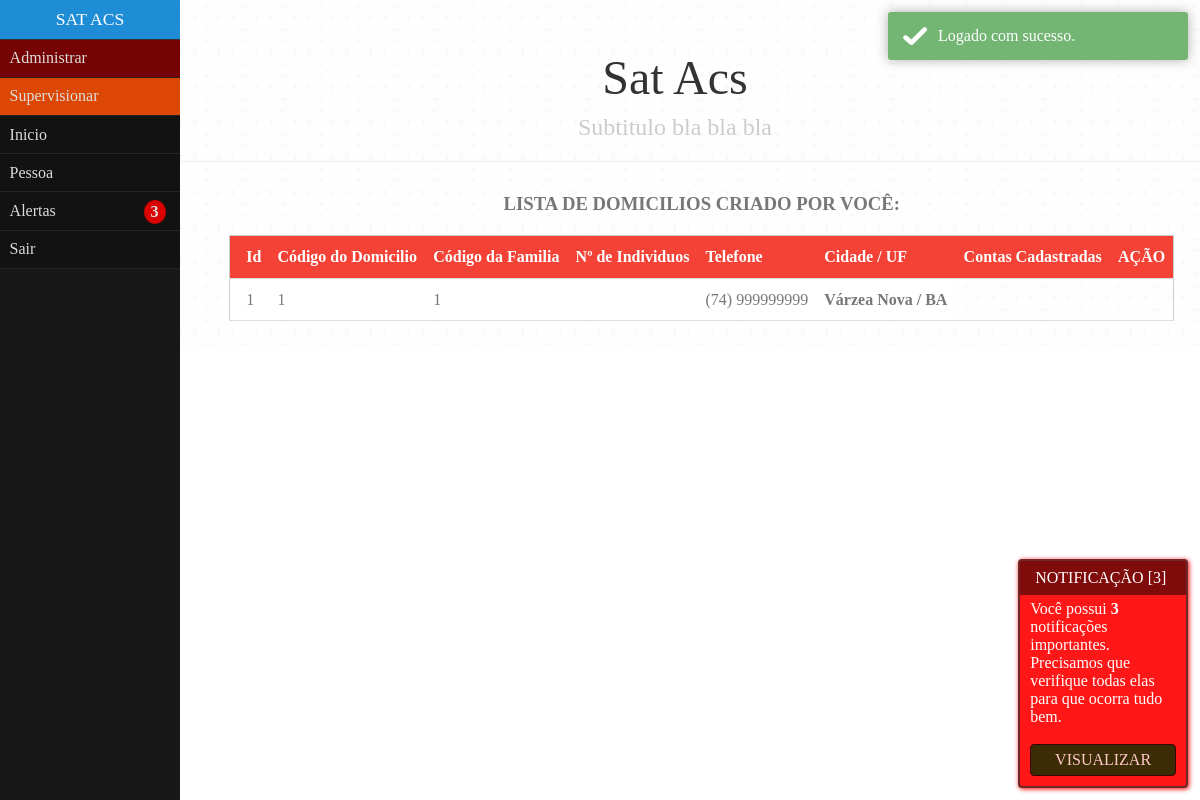
Screenshot of /home.php?p=domicilio (signed in) with the database file from the repository.
### tables this page shows
CREATE TABLE `domicilio` (
  `id` int(11) NOT NULL,
  `id_user` int(11) DEFAULT NULL,
  `cod_domicilio` varchar(255) DEFAULT NULL,
  `cod_familia` varchar(255) DEFAULT NULL,
  `individuos` varchar(255) DEFAULT NULL,
  `ddd` varchar(4) DEFAULT NULL,
  `telefone` varchar(11) DEFAULT NULL,
  `cidade` varchar(50) DEFAULT NULL,
  `uf` varchar(50) DEFAULT NULL,
  `rua` varchar(50) DEFAULT NULL,
  `bairro` varchar(50) DEFAULT NULL,
  `numero` varchar(50) DEFAULT NULL
);

### require/conexao.php (called while the page is built, shortened)
<?php
	function conexao(){
		if(mysqli_connect_errno()){
			echo "Erro ao conectar: " . mysqli_connect_errno();
			die();
		}else{
			return $GLOBALS['con'];
		}
	}
	function antiinjection($sql){
		$sql = addslashes($sql);
		$sql = str_replace("'","",$sql);
		$sql = str_replace("select","",$sql);
		$sql = str_replace("insert","",$sql);
		$sql = str_replace("delete","",$sql);
		$sql = str_replace("where","",$sql);
		$sql = str_replace("drop table","",$sql);
		$sql = str_replace("show tables","",$sql);
		$sql = str_replace("truncate","",$sql);
		$sql = str_replace("SELECT","",$sql);
		$sql = str_replace("INSERT","",$sql);
		$sql = str_replace("DELETE","",$sql);
		$sql = str_replace("WHERE","",$sql);
		$sql = str_replace("DROP TABLE","",$sql);
		$sql = str_replace("SHOW TABLES","",$sql);
		$sql = str_replace("TRUNCATE","",$sql);
		$sql = str_replace("from","",$sql);
		$sql = str_replace("FROM","",$sql);
		return $sql;
	}

### php/domicilio.php (the view, shortened to what this page needs)
<?php
	if(verificarSupervisor($db)==2){
		$sql = mysqli_query(conexao(), "SELECT * FROM domicilio WHERE id_user='".$db['id']."'") or die();
		$res = mysqli_num_rows($sql);
		if($res>=1){
			echo "<h3><center>LISTA DE DOMICILIOS CRIADO POR VOCÊ: </center></h3>";
?>
<table class="table">
	<thead>
		<tr class="w3-red">
			<th>Id</th>
			<th>Código do Domicilio</th>
			<th>Código da Familia</th>
			<th>Nº de Individuos</th>
			<th>Telefone</th>
			<th>Cidade / UF</th>
			<th>Contas Cadastradas</th>
			<th>AÇÃO</th>
		</tr>
	</thead>
<?php
		while($row = mysqli_fetch_array($sql)){
			echo "<tr>";
			echo "<td>".$row['id']."</td>";
			echo "<td>".$row['cod_domicilio']."</td>";
			echo "<td>".$row['cod_familia']."</td>";
			echo "<td>".$row['individuos']."</td>";
			echo "<td>(".$row['ddd'].") ".$row['telefone']."</td>";
			echo "<td><b>".$row['cidade']." / ".strtoupper($row['uf'])."</b></td>";
			echo "</tr>";
        }
?>
</table><br/>
<?php
		}else{
			echo "<h3>Nenhuma conta acs inativa em ".ucfirst($db['cidade'])." / ".mb_strtoupper($db['uf']).".</h3>";
		}
?>
<?php } ?>

### css/style.css (style rules this page uses)
body { color: #777; font-family: "Myriad Pro", "Arial Narrow"; overflow-x: hidden; }
.table { border-collapse:collapse;border-spacing:0;width:100%;display:table; }
.table { border:1px solid #ccc;width: 100%; }
.table tr { border-bottom:1px solid #ddd }
.table tr:nth-child(odd) { background-color:#fff }
.table td,.table th { padding:8px 8px;display:table-cell;text-align:left;vertical-align:top }
.table th:first-child,.table td:first-child { padding-left:16px; }
.w3-red,.w3-hover-red:hover { color:#fff!important;background-color:#f44336!important }

### css/pure-min.css (style rules this page uses)
.pure-table, table { border-collapse: collapse; border-spacing: 0 }
html { font-family: sans-serif; -ms-text-size-adjust: 100%; -webkit-text-size-adjust: 100% }
body { margin: 0 }
b, optgroup, strong { font-weight: 700 }
legend, td, th { padding: 0 }

### rows the page displays
domicilio: id "1", cod_domicilio "1", cod_familia "1", ddd "74", telefone "999999999", cidade "Várzea Nova", uf "BA"

### other values shown
lembretesAlerts($db['id']) "3"
titulo "SAT ACS"
titulo "Sat Acs"
